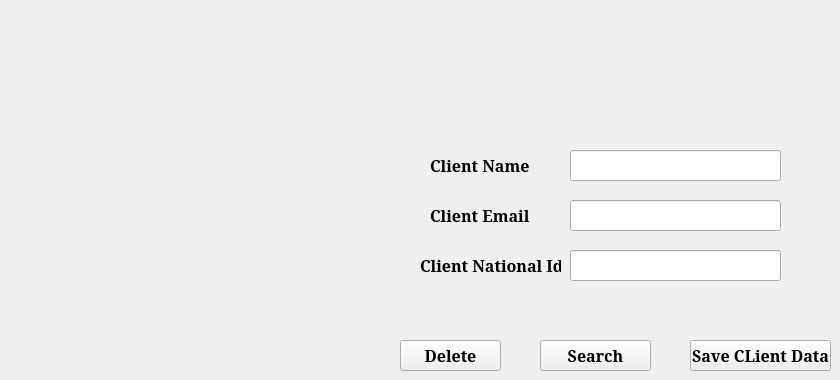
      <widget class="QWidget" name="tab_14">
       <attribute name="title">
        <string>Edit Or Delete A Client</string>
       </attribute>
       <widget class="QPushButton" name="pushButton_23">
        <property name="geometry">
         <rect>
          <x>690</x>
          <y>340</y>
          <width>141</width>
          <height>31</height>
         </rect>
        </property>
        <property name="font">
         <font>
          <family>Constantia</family>
          <pointsize>12</pointsize>
          <weight>75</weight>
          <bold>true</bold>
         </font>
        </property>
        <property name="text">
         <string>Save CLient Data</string>
        </property>
       </widget>
       <widget class="QPushButton" name="pushButton_24">
        <property name="geometry">
         <rect>
          <x>540</x>
          <y>340</y>
          <width>111</width>
          <height>31</height>
         </rect>
        </property>
        <property name="font">
         <font>
          <family>Constantia</family>
          <pointsize>12</pointsize>
          <weight>75</weight>
          <bold>true</bold>
         </font>
        </property>
        <property name="text">
         <string>Search</string>
        </property>
       </widget>
       <widget class="QPushButton" name="pushButton_25">
        <property name="geometry">
         <rect>
          <x>400</x>
          <y>340</y>
          <width>101</width>
          <height>31</height>
         </rect>
        </property>
        <property name="font">
         <font>
          <family>Constantia</family>
          <pointsize>12</pointsize>
          <weight>75</weight>
          <bold>true</bold>
         </font>
        </property>
        <property name="text">
         <string>Delete</string>
        </property>
       </widget>
       <widget class="QLineEdit" name="lineEdit_38">
        <property name="geometry">
         <rect>
          <x>570</x>
          <y>150</y>
          <width>211</width>
          <height>31</height>
         </rect>
        </property>
        <property name="font">
         <font>
          <pointsize>12</pointsize>
         </font>
        </property>
        <property name="text">
         <string/>
        </property>
       </widget>
       <widget class="QLabel" name="label_41">
        <property name="geometry">
         <rect>
          <x>430</x>
          <y>150</y>
          <width>131</width>
          <height>31</height>
         </rect>
        </property>
        <property name="font">
         <font>
          <family>Constantia</family>
          <pointsize>12</pointsize>
          <weight>75</weight>
          <bold>true</bold>
         </font>
        </property>
        <property name="text">
         <string>Client Name</string>
        </property>
       </widget>
       <widget class="QLabel" name="label_42">
        <property name="geometry">
         <rect>
          <x>430</x>
          <y>200</y>
          <width>131</width>
          <height>31</height>
         </rect>
        </property>
        <property name="font">
         <font>
          <family>Constantia</family>
          <pointsize>12</pointsize>
          <weight>75</weight>
          <bold>true</bold>
         </font>
        </property>
        <property name="text">
         <string>Client Email</string>
        </property>
       </widget>
       <widget class="QLineEdit" name="lineEdit_39">
        <property name="geometry">
         <rect>
          <x>570</x>
          <y>200</y>
          <width>211</width>
          <height>31</height>
         </rect>
        </property>
        <property name="font">
         <font>
          <pointsize>12</pointsize>
         </font>
        </property>
        <property name="text">
         <string/>
        </property>
       </widget>
       <widget class="QLabel" name="label_43">
        <property name="geometry">
         <rect>
          <x>420</x>
          <y>250</y>
          <width>141</width>
          <height>31</height>
         </rect>
        </property>
        <property name="font">
         <font>
          <family>Constantia</family>
          <pointsize>12</pointsize>
          <weight>75</weight>
          <bold>true</bold>
         </font>
        </property>
        <property name="text">
         <string>Client National Id</string>
        </property>
       </widget>
       <widget class="QLineEdit" name="lineEdit_40">
        <property name="geometry">
         <rect>
          <x>570</x>
          <y>250</y>
          <width>211</width>
          <height>31</height>
         </rect>
        </property>
        <property name="font">
         <font>
          <pointsize>12</pointsize>
         </font>
        </property>
        <property name="text">
         <string/>
        </property>
       </widget>
      </widget>
